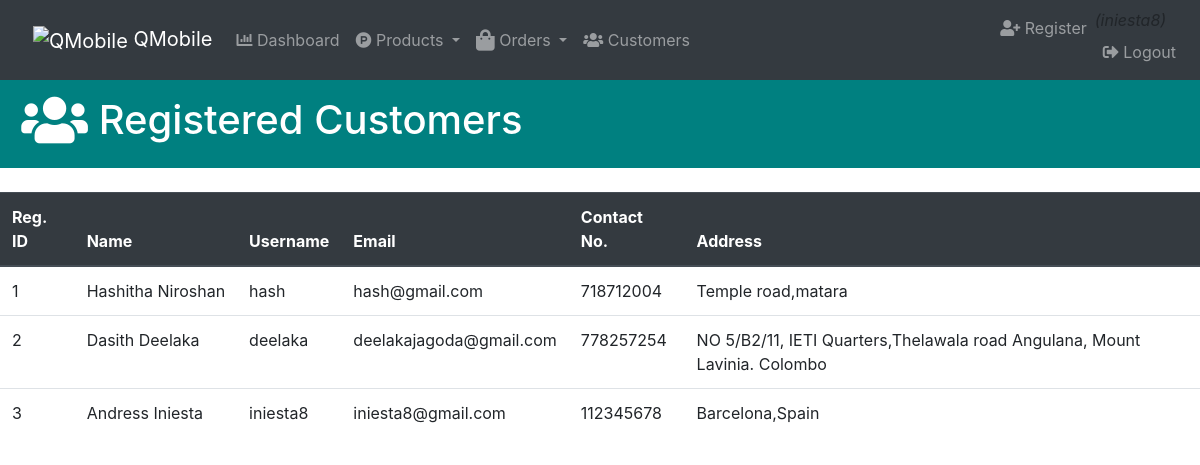
The app's page /admin/customer.php (signed in) with its own data.
### tables this page shows
CREATE TABLE IF NOT EXISTS `user` (
  `Reg_ID` int(11) NOT NULL AUTO_INCREMENT,
  `fname` varchar(100) NOT NULL,
  `lname` varchar(100) NOT NULL,
  `username` varchar(100) NOT NULL,
  `email` varchar(100) NOT NULL,
  `contactNo` int(20) NOT NULL,
  `address` varchar(255) NOT NULL,
  `user_type` varchar(100) NOT NULL,
  `password` varchar(100) NOT NULL,
  PRIMARY KEY (`Reg_ID`)
);

### admin/dbconnection.php (the view, shortened to what this page needs)
<?php
    $db = mysqli_connect('localhost','root','','registeruser');
    function getCustomerDetails(){
      global $db;
      $user = "SELECT * FROM user";
      $user_result = mysqli_query($db,$user);
      while($row = mysqli_fetch_assoc($user_result)){
        customerdetails($row['Reg_ID'],$row['fname'],$row['lname'],$row['username'],$row['email'],$row['contactNo'],$row['address']);
      }
  }
  function customerdetails($Reg_ID,$fname,$lname,$username,$email,$contactNo,$address){
      echo "<tr>";
          echo "<td>$Reg_ID</td>";
          echo "<td>$fname&nbsp$lname</td>";
          echo "<td>$username</td>";
          echo "<td>$email</td>";
          echo "<td>$contactNo</td>";
          echo "<td>$address</td>";
      echo "</tr>";
  }
?>

### records on screen
user: Reg_ID "1", fname "Hashitha", lname "Niroshan", username "hash", email "hash@gmail.com", contactNo "718712004", address "Temple road,matara"
user: Reg_ID "2", fname "Dasith", lname "Deelaka", username "deelaka", email "deelakajagoda@gmail.com", contactNo "778257254", address "NO 5/B2/11, IETI Quarters,Thelawala road Angulana, Mount Lavinia. Colombo"
user: Reg_ID "3", fname "Andress", lname "Iniesta", username "iniesta8", email "iniesta8@gmail.com", contactNo "112345678", address "Barcelona,Spain"

### other values on screen
$_SESSION['username'] "iniesta8"
